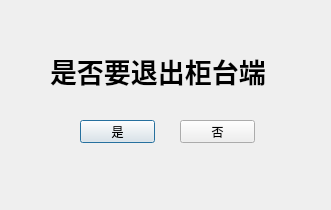
<?xml version="1.0" encoding="UTF-8"?>
<ui version="4.0">
 <class>Close</class>
 <widget class="QDialog" name="Close">
  <property name="geometry">
   <rect>
    <x>0</x>
    <y>0</y>
    <width>331</width>
    <height>210</height>
   </rect>
  </property>
  <property name="windowTitle">
   <string>退出</string>
  </property>
  <widget class="QPushButton" name="okpushButton">
   <property name="geometry">
    <rect>
     <x>80</x>
     <y>120</y>
     <width>75</width>
     <height>23</height>
    </rect>
   </property>
   <property name="text">
    <string>是</string>
   </property>
  </widget>
  <widget class="QPushButton" name="pushButton_2">
   <property name="geometry">
    <rect>
     <x>180</x>
     <y>120</y>
     <width>75</width>
     <height>23</height>
    </rect>
   </property>
   <property name="text">
    <string>否</string>
   </property>
  </widget>
  <widget class="QLabel" name="label">
   <property name="geometry">
    <rect>
     <x>50</x>
     <y>50</y>
     <width>241</width>
     <height>41</height>
    </rect>
   </property>
   <property name="font">
    <font>
     <family>黑体</family>
     <pointsize>20</pointsize>
     <weight>75</weight>
     <bold>true</bold>
    </font>
   </property>
   <property name="text">
    <string>是否要退出柜台端</string>
   </property>
  </widget>
 </widget>
 <resources/>
 <connections/>
</ui>
